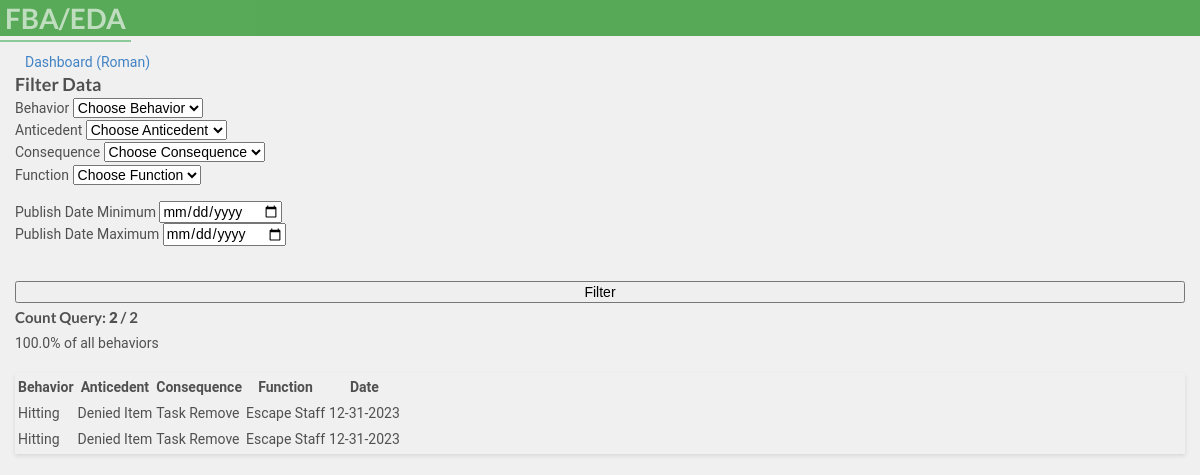
/filter_data/1/, run on an earlier commit of the app's database.
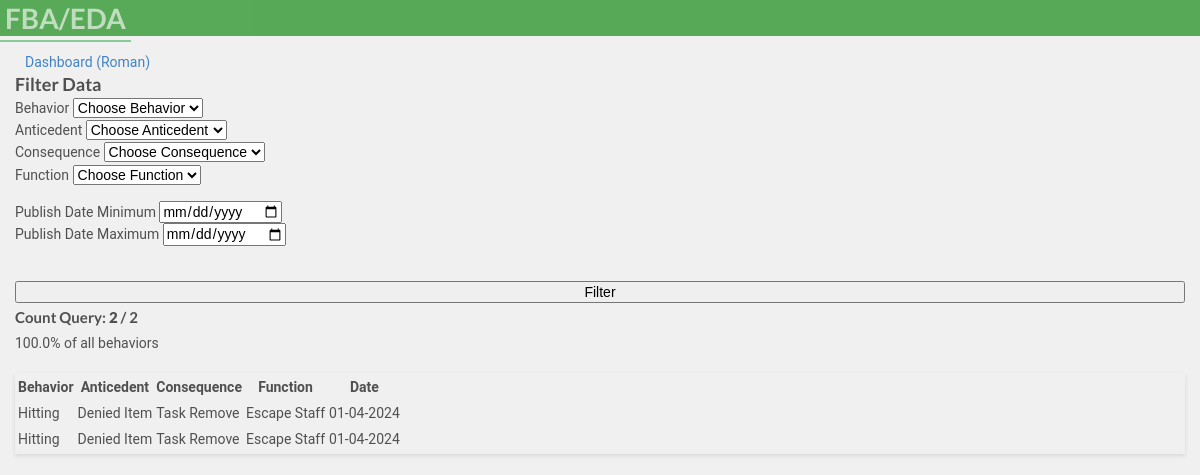
And on a later commit of the database.
### bip/models.py (models this page shows, shortened)
class Student(models.Model):
        studentname= models.CharField(max_length=30,verbose_name= 'Name', null=True, blank=True)
        slug = models.SlugField(max_length=150,null=False,unique=False,blank=False,
        verbose_name=("Unique Identifier"),
        help_text=(
            "*Unique Identification allows another to use FBO form if provided by you only"
        ),
    )
        user_student = models.ForeignKey(User, on_delete=models.CASCADE,  default=None,related_name="postts")

class Case(models.Model):
        student= models.ForeignKey(Student,on_delete=models.CASCADE)
        behavior = models.ForeignKey(Behavior, on_delete=models.CASCADE)
        user = models.ForeignKey(User, on_delete=models.CASCADE, default=None)
        anticedent = models.ForeignKey(Anticedent,on_delete=models.CASCADE, verbose_name='Antecedent')
        function = models.ForeignKey(Function,on_delete=models.CASCADE)
        consequence = models.ForeignKey(Consequence,on_delete=models.CASCADE)
        enviroment = models.ForeignKey(Enviroment,on_delete=models.CASCADE, null=True, blank=True, verbose_name='Setting')
        date_created = models.DateField(null=True, blank=True, default=timezone.now)
        duration = models.PositiveIntegerField(null=True, blank=True, verbose_name='Duration')
        time = models.TimeField(null=True, blank=True)
        frequency = models.PositiveIntegerField(null=True, blank=True,  default=1, verbose_name='Frequency')
        class Meta:
            ordering = ['-date_created']

class Behavior(models.Model):
        behaviorincident = models.CharField(max_length=30,verbose_name= 'Behavior')
        behavior_definition = models.CharField(null=True, blank=True, max_length=1000,verbose_name= 'Behavior Definition')
        student= models.ForeignKey(Student,on_delete=models.CASCADE)
        user = models.ForeignKey(User, on_delete=models.CASCADE,  default=None)
        def __str__(self):
          return self.behaviorincident

class Anticedent(models.Model):
        anticedentincident = models.CharField(max_length=50,verbose_name= 'Antecedent', null=True, blank=True)
        student= models.ForeignKey(Student,on_delete=models.CASCADE)
        anticedent_definition = models.CharField(null=True, blank=True, max_length=1000, verbose_name= 'Antecedent Definition')
        user = models.ForeignKey(User, on_delete=models.CASCADE,  default=None)
        def __str__(self):
          return self.anticedentincident

class Consequence(models.Model):
        behaviorconsequence = models.CharField(max_length=30, null=True, blank=True,verbose_name= 'Consequence')
        student= models.ForeignKey(Student,on_delete=models.CASCADE)
        user = models.ForeignKey(User, on_delete=models.CASCADE,  default=None)
        def __str__(self):
          return self.behaviorconsequence

class Function(models.Model):
        behaviorfunction = models.CharField(max_length=30, null=True, blank=True,verbose_name= 'Function')
        student= models.ForeignKey(Student,on_delete=models.CASCADE)
        user = models.ForeignKey(User, on_delete=models.CASCADE,  default=None)
        def __str__(self):
          return self.behaviorfunction

### bip/views.py (the view)
# urls.py: path('filter_data/<pk>/', views.filter_data, name='filter_data'),
def filter_data(request, pk):
    student = get_object_or_404(Student, pk=pk)
    student_cases = student.case_set.all()
    behavior_query = request.GET.get('behavior')
    anticedent_query = request.GET.get('anticedent')
    consequence_query = request.GET.get('consequence')
    function_query = request.GET.get('function')
    date_min = request.GET.get('date_min')
    date_max = request.GET.get('date_max')
    qs = student_cases
    if is_valid_queryparam(behavior_query) and behavior_query != 'Choose Behavior':
        qs = qs.filter(Q(behavior__behaviorincident=behavior_query))
    if is_valid_queryparam(anticedent_query) and anticedent_query != 'Choose Anticedent':
        qs = qs.filter(Q(anticedent__anticedentincident=anticedent_query))
    if is_valid_queryparam(consequence_query) and consequence_query != 'Choose Consequence':
        qs = qs.filter(Q(consequence__behaviorconsequence=consequence_query))
    if is_valid_queryparam(function_query) and function_query != 'Choose Function':
        qs = qs.filter(Q(function__behaviorfunction=function_query))
    if is_valid_queryparam(date_min):
        qs = qs.filter(Q(date_created__gte=date_min))
    if is_valid_queryparam(date_max):
        qs = qs.filter(Q(date_created__lt=date_max))
    qs_count = qs.count()
    total_beh = student_cases.count()
    beh_devide = (qs_count / total_beh) * 100 if total_beh else None
    context = {
        'queryset': qs,
        'student_cases': student_cases,
        'behaviorset': student.behavior_set.all(),
        'anticedentset': student.anticedent_set.all(),
        'functionset': student.function_set.all(),
        'consequenceset': student.consequence_set.all(),
        'case': Case.objects.all(),
        'qs_count': qs_count,
        'student': student,
        'values': request.GET,
        'total_beh': total_beh,
        'beh_devide': beh_devide
    }
    return render(request, 'bip/filter_data.html', context)

### bip/context_processors.py (called while the page is built)
def user_context(request):
    user = get_user(request)
    return {'user': user}

### bip/views.py (called while the page is built)
def is_valid_queryparam(param):
    return param != '' and param is not None

### bip/templates/bip/filter_data.html (shortened to what this page needs)
{% extends 'partials/base.html' %}
{% block content %}
{% load crispy_forms_tags %}
<div class="container mt-4">
  <a class="btn btn-outline-info btn-sm btn-block" href="{% url 'bip:dashboard' student.id %}">Dashboard ({{student.studentname}})</a>
  <br>
  <div class="text-center mb-4">
    <h3>Filter Data</h3>
  </div>
  <form method="GET" action="." class="filter-form">
    <div class="form-row">
      <div class="form-group col-md-2">
        <label for="behavior">Behavior</label>
        <select id="behavior" class="form-control" name="behavior">
          <option selected>Choose Behavior</option>
        </select>
      </div>
      <div class="form-group col-md-2">
        <label for="anticedent">Anticedent</label>
        <select id="anticedent" class="form-control" name="anticedent">
          <option selected>Choose Anticedent</option>
        </select>
      </div>
      <div class="form-group col-md-2">
        <label for="consequence">Consequence</label>
        <select id="consequence" class="form-control" name="consequence">
          <option selected>Choose Consequence</option>
        </select>
      </div>
      <div class="form-group col-md-2">
        <label for="function">Function</label>
        <select id="function" class="form-control" name="function">
          <option selected>Choose Function</option>
        </select>
      </div>
    </div>
    <div class="form-row">
      <div class="form-group col-md-2 col-lg-2">
        <label for="publishDateMin">Publish Date Minimum</label>
        <input type="date" class="form-control" id="publishDateMin" name="date_min">
      </div>
      <div class="form-group col-md-2 col-lg-2">
        <label for="publishDateMax">Publish Date Maximum</label>
        <input type="date" class="form-control" id="publishDateMax" name="date_max">
      </div>
    </div>
    <button type="submit" class="btn btn-success btn-filter">Filter</button>
  </form>
  <div class="query-count text-center my-4">
    <h4>Count Query: <b>{{ qs_count }}</b> / {{ total_beh }}</h4>
    <p>{{ beh_devide|floatformat:1 }}% of all behaviors</p>
  </div>
  <div class="row">
    <div class="col-md">
      <div class="card">
        <div class="card-body">
          <table class="table table-hover">
            <tr>
              <th>Behavior</th>
              <th>Anticedent</th>
              <th>Consequence</th>
              <th>Function</th>
              <th>Date</th>
            </tr>
            {% for attributes in queryset %}
            <tr>
              <td>{{ attributes.behavior }}</td>
              <td>{{ attributes.anticedent }}</td>
              <td>{{ attributes.consequence }}</td>
              <td>{{ attributes.function }}</td>
              <td>{{ attributes.date_created|date:'m-d-Y' }}</td>
            </tr>
            {% endfor %}
          </table>
        </div>
      </div>
    </div>
  </div>
</div>
{% endblock %}

### bip/templates/partials/base.html (shortened to what this page needs)
{% load static %}
<!DOCTYPE html>
<html lang="en">
  <head>
    <link
      rel="stylesheet"
      href="https://cdn.jsdelivr.net/npm/bootstrap@4.6.1/dist/css/bootstrap.min.css"integrity="sha384-zCbKRCUGaJDkqS1kPbPd7TveP5iyJE0EjAuZQTgFLD2ylzuqKfdKlfG/eSrtxUkn"crossorigin="anonymous"
    />
    <link rel="stylesheet" type='text/css' href="https://cdnjs.cloudflare.com/ajax/libs/semantic-ui/2.2.14/semantic.min.css">
    <link rel="stylesheet" type="text/css" href="{% static 'css/style.css' %} ">
  </head>
  <body>
    {% load crispy_forms_tags %}
    {% include 'partials/nav.html'%} {% block content %} {% endblock %}
  </body>
</html>

### bip/templates/partials/nav.html (shortened to what this page needs)
  <nav class="navbar navbar-dark ">
          <div class="navbar navbar-expand-lg">
                    {% if user.is_authenticated  %}
                    <div class="navbar-new">
                    <h1 class="logo"> <a class="colorwhite" href="">FBA/EDA ({{ user.username }})</a></h1>
          </div>
              <a class='colorwhite' class="nav-item nav-link" href="{% url 'bip:logout' %}"  >Log out</a>
          </div>
                 <div class="navbar-nav ml-auto">
              <a class="nav-item nav-link" href="{% url 'bip:create_student' %}">Add Case</a>
              <a class="nav-item nav-link" href="{% url 'bip:for_user' username=user.username %}">Case List</a>
                </div>
        {% else %}
        <div class="navbar navbar-expand-lg">
          <div class="navbar-new">
          <h1 class="logo"> <a class="colorwhite" href="">FBA/EDA</a></h1>
</div>
</div>
        {% endif %}
</nav>

### staticfiles/static_cdn/static_root/css/style.css (style rules this page uses)
body { background: white; }
.navbar { opacity: 0.8; transition: 0.5s; background-color: #393; color: white; opacity: 0.8; transition: 0.5s; }
.navbar .colorwhite { color: white; ; text-decoration: none; padding: 5px; }

### bip/templates/bip/filter_data.html (style rules this page uses)
body { font-family: 'Roboto', sans-serif; background-color: #f0f0f0; color: #505050; line-height: 1.6; }
.container { max-width: 1200px; margin: auto; padding: 15px; }
.filter-form .form-row { margin-bottom: 15px; }
.form-group { margin-right: 10px; }
.btn-filter { margin-top: 20px; width: 100%; }
.query-count h4, .query-count p { margin: 5px 0; }
.card { box-shadow: 0 2px 4px rgba(0, 0, 0, 0.1); }
.table { margin-top: 20px; }
.btn-outline-info { width: 100%; padding: 10px; margin-bottom: 20px; }

What changed in the data, as far as the page shows it:
removed Case: behavior "Hitting", anticedent "Denied Item", consequence "Task Remove", function "Escape Staff", date_created "12-31-2023"
removed Case: behavior "Hitting", anticedent "Denied Item", consequence "Task Remove", function "Escape Staff", date_created "12-31-2023"
added Case: behavior "Hitting", anticedent "Denied Item", consequence "Task Remove", function "Escape Staff", date_created "01-04-2024"
added Case: behavior "Hitting", anticedent "Denied Item", consequence "Task Remove", function "Escape Staff", date_created "01-04-2024"
